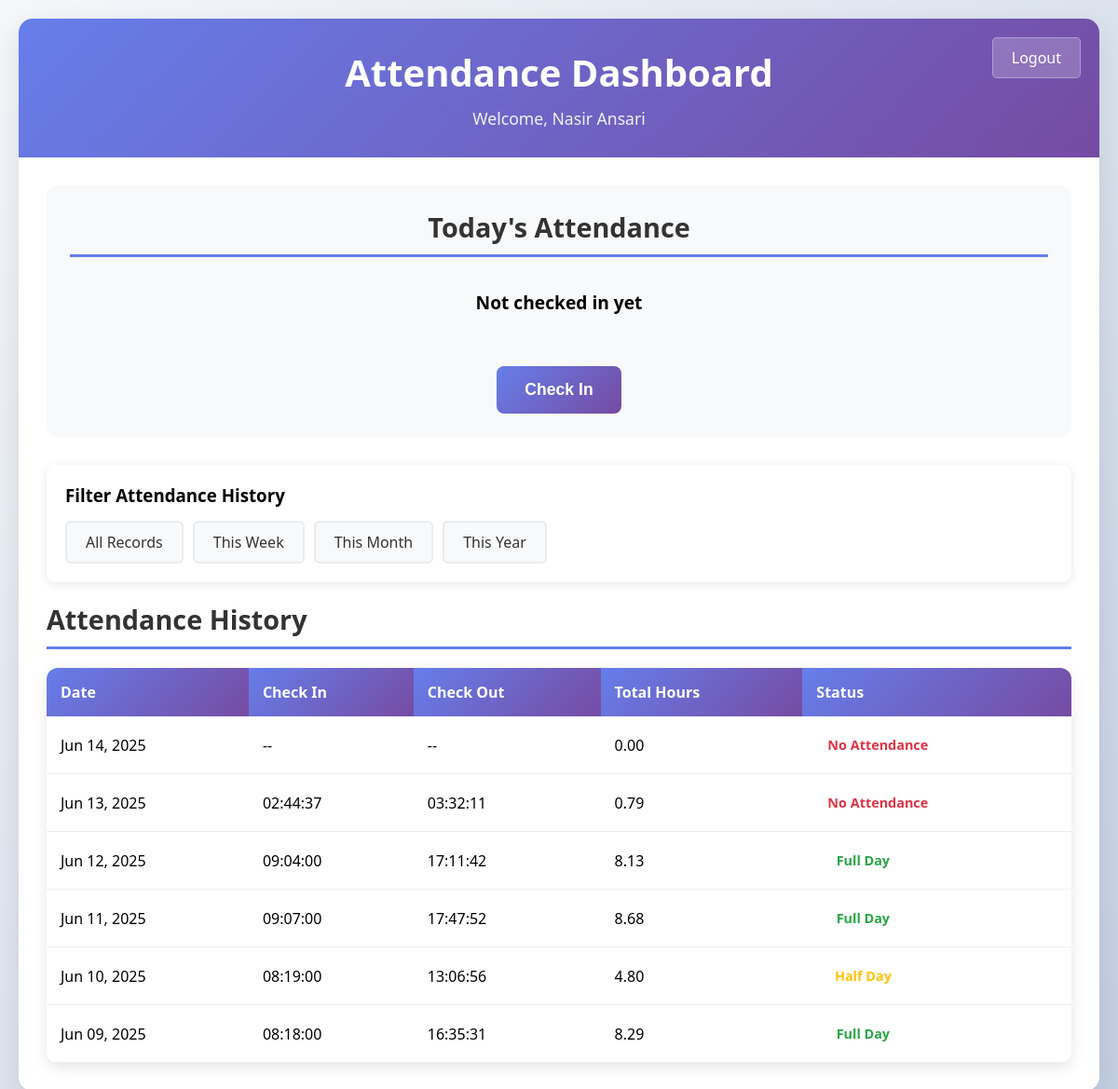
Screenshot of /attendance/dashboard/?filter=week (signed in) with the database file from the repository.
### attendance/models.py (models this page shows, shortened)
class AttendanceRecord(models.Model):
    ATTENDANCE_STATUS_CHOICES = [
        ('full_day', 'Full Day'),
        ('half_day', 'Half Day'),
        ('no_attendance', 'No Attendance'),
    ]
    user = models.ForeignKey(User, on_delete=models.CASCADE)
    date = models.DateField(default=timezone.now)
    check_in_time = models.DateTimeField(null=True, blank=True)
    check_out_time = models.DateTimeField(null=True, blank=True)
    total_hours = models.FloatField(default=0.0)
    attendance_status = models.CharField(
        max_length=20,
        choices=ATTENDANCE_STATUS_CHOICES,
        default='no_attendance'
    )
    class Meta:
        unique_together = ('user', 'date')
        ordering = ['-date', '-check_in_time']

### attendance/views.py (the view)
# urls.py: path('dashboard/', views.dashboard, name='dashboard'),
@login_required
def dashboard(request):
    today = timezone.now().date()
    attendance_record, created = AttendanceRecord.objects.get_or_create(
        user=request.user,
        date=today,
        defaults={'check_in_time': None, 'check_out_time': None}
    )
    filter_type = request.GET.get('filter', 'all')
    attendance_queryset = AttendanceRecord.objects.filter(user=request.user)
    if filter_type == 'week':
        start_of_week = today - timedelta(days=today.weekday())
        end_of_week = start_of_week + timedelta(days=6)
        attendance_history = attendance_queryset.filter(
            date__range=[start_of_week, end_of_week]
        )
    elif filter_type == 'month':
        attendance_history = attendance_queryset.filter(
            date__year=today.year,
            date__month=today.month
        )
    elif filter_type == 'year':
        attendance_history = attendance_queryset.filter(
            date__year=today.year
        )
    else:
        attendance_history = attendance_queryset
    attendance_history = attendance_history.order_by('-date', '-check_in_time')
    context = {
        'today_record': attendance_record,
        'attendance_history': attendance_history,
        'is_checked_in': attendance_record.check_in_time is not None and attendance_record.check_out_time is None,
    }
    return render(request, 'attendance/dashboard.html', context)

### templates/attendance/dashboard.html (shortened to what this page needs)
<!DOCTYPE html>
<html lang="en">
<head>
</head>
<body>
    <div class="container">
        <div class="header" style="position: relative;">
            <a href="/accounts/login/" class="logout-btn">Logout</a>
            <h1>Attendance Dashboard</h1>
            <div class="user-info">Welcome, {% if user.first_name and user.last_name %}{{ user.first_name }} {{ user.last_name }}{% else %}{{ user.username }}{% endif %}</div>
        </div>
        <div class="content">
            <div class="check-in-section">
                <h2 class="section-title">Today's Attendance</h2>
                <div id="status-display" class="status-display">
                    {% if today_record.check_in_time and not today_record.check_out_time %}
                    <div class="status-checked-in">✓ Checked In at {{ today_record.check_in_time|time:"H:i:s" }}</div>
                    {% elif today_record.check_out_time %}
                    <div class="status-checked-out">✓ Checked Out at {{ today_record.check_out_time|time:"H:i:s" }}
                    </div>
                    {% else %}
                    <div>Not checked in yet</div>
                    {% endif %}
                </div>
                <div style="margin-top: 20px;">
                    {% if not today_record.check_in_time %}
                    <button id="check-in-btn" class="btn btn-primary">Check In</button>
                    {% elif not today_record.check_out_time %}
                    <button id="check-out-btn" class="btn btn-danger">Check Out</button>
                    {% else %}
                    <p style="color: #28a745; font-weight: 600;">Attendance completed for today!</p>
                    {% endif %}
                </div>
            </div>
            <div class="filter-section" style="margin-bottom: 20px;">
    <h3 style="margin-bottom: 15px;">Filter Attendance History</h3>
    <div class="filter-buttons">
        <a href="?filter=all" class="filter-btn {% if current_filter == 'all' %}active{% endif %}">
            All Records
        </a>
        <a href="?filter=week" class="filter-btn {% if current_filter == 'week' %}active{% endif %}">
            This Week
        </a>
        <a href="?filter=month" class="filter-btn {% if current_filter == 'month' %}active{% endif %}">
            This Month
        </a>
        <a href="?filter=year" class="filter-btn {% if current_filter == 'year' %}active{% endif %}">
            This Year
        </a>
    </div>
</div>
            <div>
                <h2 class="section-title">Attendance History</h2>
                <table class="attendance-table">
                    <thead>
                        <tr>
                            <th>Date</th>
                            <th>Check In</th>
                            <th>Check Out</th>
                            <th>Total Hours</th>
                            <th>Status</th>
                        </tr>
                    </thead>
                    <tbody>
                        {% for record in attendance_history %}
                        <tr>
                            <td>{{ record.date|date:"M d, Y" }}</td>
                            <td>{{ record.check_in_time|time:"H:i:s"|default:"--" }}</td>
                            <td>{{ record.check_out_time|time:"H:i:s"|default:"--" }}</td>
                            <td>{{ record.total_hours|floatformat:2 }}</td>
                            <td>
                                <span class="status-badge status-{{ record.attendance_status }}">
                                    {{ record.get_attendance_status_display }}
                                </span>
                            </td>
                        </tr>
                        {% empty %}
                        <tr>
                            <td colspan="5" style="text-align: center; color: #666;">No attendance records found</td>
                        </tr>
                        {% endfor %}
                    </tbody>
                </table>
            </div>
        </div>
    </div>
</body>
</html>

### templates/attendance/dashboard.html (style rules this page uses)
* { margin: 0; padding: 0; box-sizing: border-box; }
body { font-family: 'Segoe UI', Tahoma, Geneva, Verdana, sans-serif; background: linear-gradient(135deg, #f5f7fa 0%, #c3cfe2 100%); min-height: 100vh; padding: 20px; }
.container { max-width: 1200px; margin: 0 auto; background: white; border-radius: 15px; box-shadow: 0 10px 30px rgba(0, 0, 0, 0.1); overflow: hidden; }
.header { background: linear-gradient(135deg, #667eea 0%, #764ba2 100%); color: white; padding: 30px; text-align: center; }
.header h1 { font-size: 2.5em; margin-bottom: 10px; }
.user-info { font-size: 1.1em; opacity: 0.9; }
.content { padding: 30px; }
.check-in-section { background: #f8f9fa; border-radius: 12px; padding: 25px; margin-bottom: 30px; text-align: center; }
.status-display { font-size: 1.2em; margin-bottom: 20px; padding: 15px; border-radius: 8px; font-weight: 600; }
.btn { padding: 15px 30px; font-size: 1.1em; border: none; border-radius: 8px; cursor: pointer; transition: all 0.3s ease; margin: 0 10px; font-weight: 600; }
.btn-primary { background: linear-gradient(135deg, #667eea 0%, #764ba2 100%); color: white; }
.attendance-table { width: 100%; border-collapse: collapse; margin-top: 20px; background: white; border-radius: 12px; overflow: hidden; box-shadow: 0 5px 15px rgba(0, 0, 0, 0.1); }
.attendance-table th { background: linear-gradient(135deg, #667eea 0%, #764ba2 100%); color: white; padding: 15px; text-align: left; font-weight: 600; }
.attendance-table td { padding: 15px; border-bottom: 1px solid #eee; }
.status-badge { padding: 6px 12px; border-radius: 20px; font-size: 0.9em; font-weight: 600; text-align: center; display: inline-block; min-width: 100px; background: transparent; }
.section-title { font-size: 1.8em; margin-bottom: 20px; color: #333; border-bottom: 3px solid #667eea; padding-bottom: 10px; }
.logout-btn { position: absolute; top: 20px; right: 20px; background: rgba(255, 255, 255, 0.2); color: white; border: 1px solid rgba(255, 255, 255, 0.3); padding: 10px 20px; border-radius: 5px; text-decoration: none; transition: all 0.3s ease; }
.status-full_day { color: #28a745 !important; }
.status-half_day { color: #ffc107 !important; }
.status-no_attendance { color: #dc3545 !important; }
.filter-section { background: white; padding: 20px; border-radius: 10px; box-shadow: 0 2px 10px rgba(0,0,0,0.1); }
.filter-buttons { display: flex; gap: 10px; flex-wrap: wrap; }
.filter-btn { padding: 10px 20px; background: #f8f9fa; color: #333; text-decoration: none; border-radius: 6px; border: 2px solid #e9ecef; font-weight: 500; transition: all 0.3s ease; }

### rows the page displays
AttendanceRecord: date "Jun 14, 2025", check_in_time "--", check_out_time "--", total_hours "0.00", attendance_status "No Attendance"
AttendanceRecord: date "Jun 13, 2025", check_in_time "02:44:37", check_out_time "03:32:11", total_hours "0.79", attendance_status "No Attendance"
AttendanceRecord: date "Jun 12, 2025", check_in_time "09:04:00", check_out_time "17:11:42", total_hours "8.13", attendance_status "Full Day"
AttendanceRecord: date "Jun 11, 2025", check_in_time "09:07:00", check_out_time "17:47:52", total_hours "8.68", attendance_status "Full Day"
AttendanceRecord: date "Jun 10, 2025", check_in_time "08:19:00", check_out_time "13:06:56", total_hours "4.80", attendance_status "Half Day"
AttendanceRecord: date "Jun 09, 2025", check_in_time "08:18:00", check_out_time "16:35:31", total_hours "8.29", attendance_status "Full Day"

### other values shown
{{ user.first_name }} "Nasir"
{{ user.last_name }} "Ansari"
